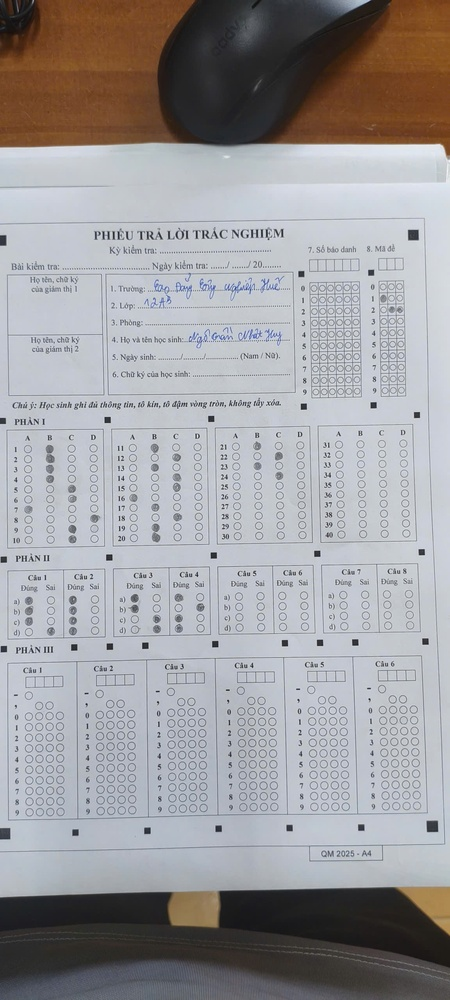
#> input picture anh/3e3accd013b192efcba0.jpg, 450 x 1000 px, shrunk from 1152 x 2560 before the run; its folder holds only this picture in this run
$ python batch_grade.py   (older library calls are emulated)
#> lines starting #> are read from the running program, lines starting #| are printed output that depends on the picture; after the words box and inside, x2 and y2 are one past the last pixel; in counts of white or black regions, pixels touching at a corner belong together
import os
import cv2
import numpy as np
import sys
import json
import time
from datetime import datetime
from pathlib import Path

REPO_ROOT = Path(__file__).resolve().parents[2]
ENGINE_DIR = REPO_ROOT / 'grading' / 'engine'
sys.path.insert(0, str(ENGINE_DIR))

# [20 lines left out: functions order_points, four_point_warp, not called in this run]

def detect_document_contour(frame):
    h, w = frame.shape[:2]
    img_area = h * w
    gray = cv2.cvtColor(frame, cv2.COLOR_BGR2GRAY)
    blur = cv2.GaussianBlur(gray, (5, 5), 0)

    def _find_quad(binary_img, min_ratio=0.08, max_ratio=0.98, poly_eps=0.02):
        kernel = cv2.getStructuringElement(cv2.MORPH_RECT, (9, 9))
        closed = cv2.morphologyEx(binary_img, cv2.MORPH_CLOSE, kernel)
        edges = cv2.Canny(closed, 30, 120)
        edges = cv2.dilate(edges, np.ones((5, 5), np.uint8), iterations=2)
        contours, _ = cv2.findContours(edges, cv2.RETR_LIST, cv2.CHAIN_APPROX_SIMPLE)
        contours = sorted(contours, key=cv2.contourArea, reverse=True)
        for cnt in contours:
            area = cv2.contourArea(cnt)
            if area < img_area * min_ratio or area > img_area * max_ratio: continue
            peri = cv2.arcLength(cnt, True)
            approx = cv2.approxPolyDP(cnt, poly_eps * peri, True)
            if len(approx) == 4: return approx
        return None

    # Try Strategy 1: Otsu
    _, otsu = cv2.threshold(blur, 0, 255, cv2.THRESH_BINARY + cv2.THRESH_OTSU)
    contour = _find_quad(otsu)
    strategy = "Otsu"

    # Strategy 2: Adaptive
    if contour is None:
        adapt = cv2.adaptiveThreshold(blur, 255, cv2.ADAPTIVE_THRESH_GAUSSIAN_C, cv2.THRESH_BINARY, 51, 10)
        contour = _find_quad(adapt, poly_eps=0.03)
        strategy = "Adaptive"

    # Strategy 3: Sobel
    if contour is None:
        sobelx = cv2.Sobel(blur, cv2.CV_64F, 1, 0, ksize=3)
        sobely = cv2.Sobel(blur, cv2.CV_64F, 0, 1, ksize=3)
        sobel = np.uint8(np.clip(np.sqrt(sobelx**2 + sobely**2), 0, 255))
        _, sobel_bin = cv2.threshold(sobel, 30, 255, cv2.THRESH_BINARY)
        contour = _find_quad(sobel_bin, min_ratio=0.05, poly_eps=0.04)
        strategy = "Sobel"

    return contour, strategy

def batch_process(image_dir, output_dir):
#> called with image_dir = 'anh', output_dir = 'anh/processed'
    os.makedirs(output_dir, exist_ok=True)
    images = [f for f in os.listdir(image_dir) if f.lower().endswith(('.jpg', '.jpeg', '.png'))]
    results = []

    print(f"Batch processing {len(images)} images in {image_dir}...")

    for img_name in images:
        path = os.path.join(image_dir, img_name)
        img = cv2.imread(path)
#> img is the input picture: shape (1000, 450, 3); mean B, G, R 159.7, 157.1, 158.3
        if img is None: continue

        print(f"Processing {img_name}...", end=" ", flush=True)
        contour, strategy = detect_document_contour(img)
#> in detect_document_contour, `_, otsu = cv2.threshold(blur, 0, 255, cv2.THRESH_BINARY + cv2.THRESH_O..`:
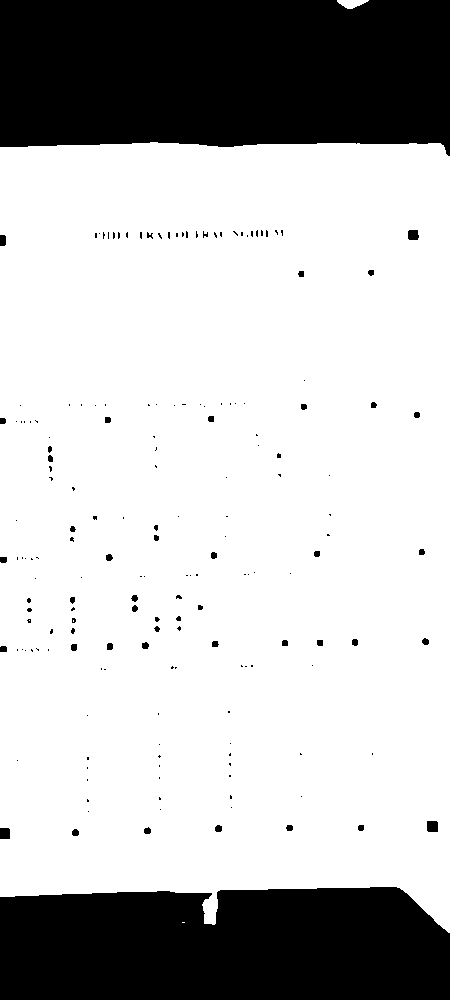
#> otsu: shape (1000, 450); 74.5% white; 178 black regions (134 under 20 px), largest, box (x1, y1, x2, y2) and area: (0, 0, 450, 156) 64849, (0, 887, 450, 1000) 47513, (427, 821, 438, 832) 119
#> in _find_quad, `contours, _ = cv2.findContours(edges, cv2.RETR_LIST, cv2.CHAIN_APPROX_..`: contours = 9 contours, 1 with area under 20; largest, box (x1, y1, x2, y2) and area: (0, 882, 450, 937) 4628, (0, 137, 450, 154) 3789, (332, 0, 373, 13) 369, (422, 816, 442, 836) 356, (404, 225, 422, 244) 303, (0, 823, 14, 843) 233, (0, 230, 10, 250) 168, (177, 917, 189, 928) 109
#> the loop in _find_quad, `for cnt in contours:` made 9 passes
#> area on passes 1 to 8: 4628.5, 3789, 369, 356, 303, 233, 168.5, 109
#> in detect_document_contour, `adapt = cv2.adaptiveThreshold(blur, 255, cv2.ADAPTIVE_THRESH_GAUSSIAN_..`:
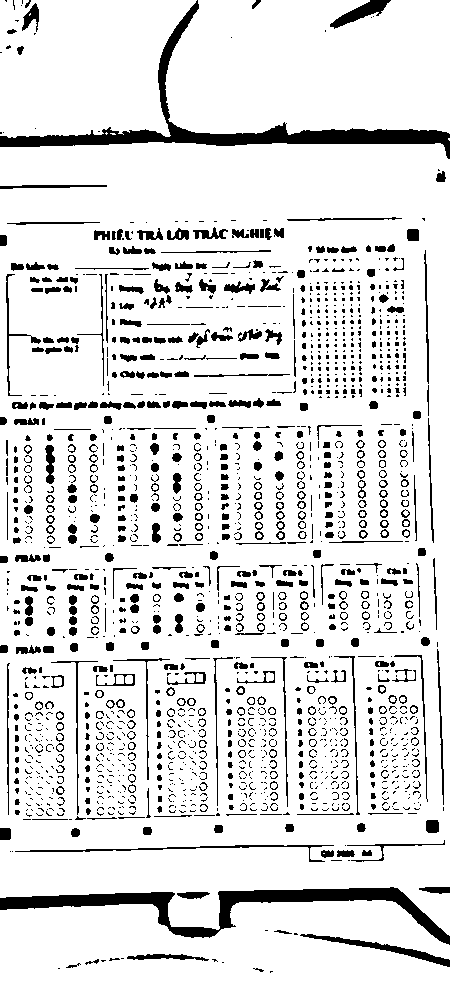
#> adapt: shape (1000, 450); 88% white; 1715 black regions (1090 under 20 px), largest, box (x1, y1, x2, y2) and area: (0, 0, 450, 159) 6656, (0, 887, 450, 945) 5867, (300, 934, 450, 967) 845
#> call 2 of _find_quad, with min_ratio = 0.08, max_ratio = 0.98, poly_eps = 0.03
#> in _find_quad (call 2), `edges = cv2.dilate(edges, np.ones((5, 5), np.uint8), iterations=2)`:
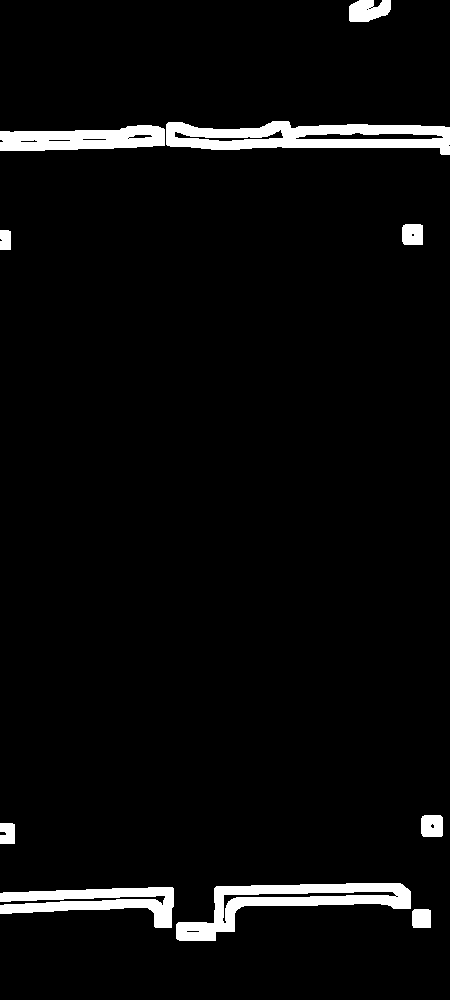
#> edges: shape (1000, 450); 4.4% white; 10 white regions
#> in _find_quad (call 2), `contours, _ = cv2.findContours(edges, cv2.RETR_LIST, cv2.CHAIN_APPROX_..`: contours = 25 contours, 7 with area under 20; largest, box (x1, y1, x2, y2) and area: (166, 121, 450, 155) 6187, (176, 883, 411, 941) 5202, (0, 887, 174, 928) 3234, (0, 125, 165, 151) 3069, (295, 132, 444, 140) 758
#> the loop in _find_quad (call 2), `for cnt in contours:` made 25 passes
#> area on passes 1 to 8: 6187, 5202, 3233.5, 3069, 758, 745, 675, 431.5
#> in detect_document_contour, `sobely = cv2.Sobel(blur, cv2.CV_64F, 0, 1, ksize=3)`:
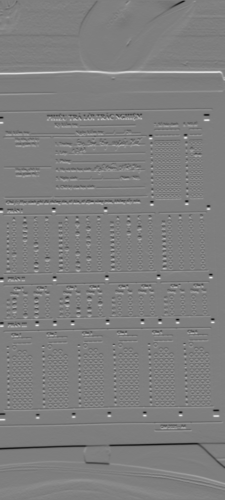
#> sobely: shape (1000, 450) float64 (shown at 1/2 size); min -387, max 391, mean 0.2; drawn with min black and max white
#> in detect_document_contour, `sobel = np.uint8(np.clip(np.sqrt(sobelx**2 + sobely**2), 0, 255))`:
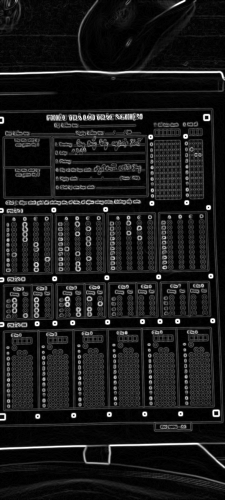
#> sobel: shape (1000, 450) (shown at 1/2 size); min 0, max 255, mean 25.9
#> call 3 of _find_quad, with min_ratio = 0.05, max_ratio = 0.98, poly_eps = 0.04
#> in _find_quad (call 3), `closed = cv2.morphologyEx(binary_img, cv2.MORPH_CLOSE, kernel)`:
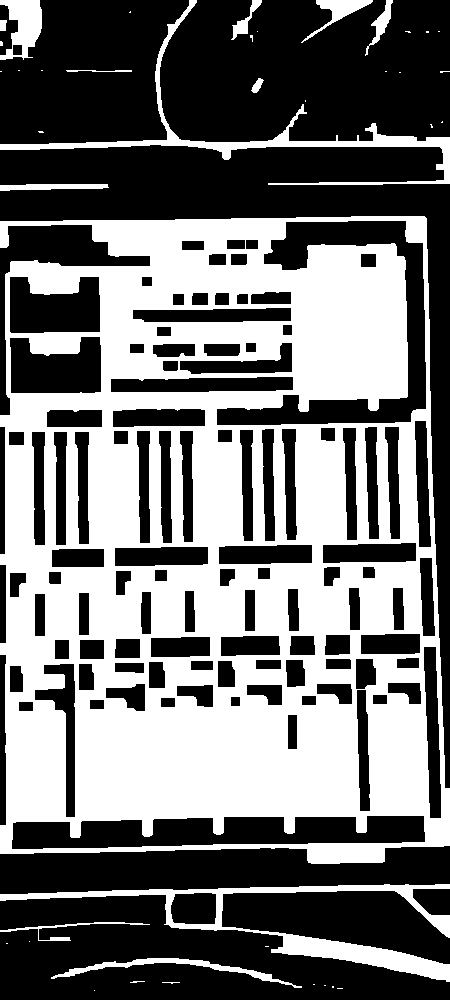
#> closed: shape (1000, 450); 44.6% white; 40 white regions (26 under 20 px), largest, box (x1, y1, x2, y2) and area: (0, 216, 450, 864) 182730, (0, 884, 450, 982) 7161, (0, 0, 450, 185) 5052
#> in _find_quad (call 3), `edges = cv2.dilate(edges, np.ones((5, 5), np.uint8), iterations=2)`:
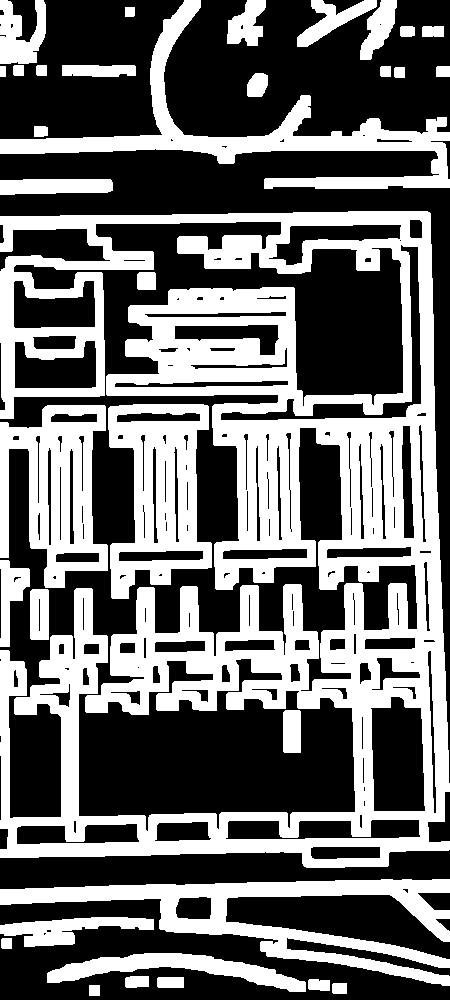
#> edges: shape (1000, 450); 41.5% white; 34 white regions
#> in _find_quad (call 3), `contours, _ = cv2.findContours(edges, cv2.RETR_LIST, cv2.CHAIN_APPROX_..`: contours = 187 contours, 35 with area under 20; largest, box (x1, y1, x2, y2) and area: (0, 211, 450, 868) 146810, (0, 879, 450, 986) 13774, (108, 404, 212, 599) 13414, (0, 0, 450, 189) 12608, (0, 405, 108, 588) 12216
#> the loop in _find_quad (call 3), `for cnt in contours:` made 187 passes
#> area on passes 2 to 4: 13774.5, 13414.5, 12608
#> strategy = 'Sobel'

        if contour is not None:
            warped = four_point_warp(img, contour)
            if warped is not None:
                warp_name = f"warped_{img_name}"
                warp_path = os.path.join(output_dir, warp_name)
                cv2.imwrite(warp_path, warped)

                abs_warp_path = os.path.abspath(warp_path)
                hi_path = str(ENGINE_DIR / 'hi.py')
                os.system(f'python "{hi_path}" "{abs_warp_path}" --silent')

                results.append({
                    "image": img_name,
                    "status": "Success",
                    "strategy": strategy,
                    "warped_file": warp_name
                })
                print(f"[OK] Strategy: {strategy}")
            else:
                results.append({"image": img_name, "status": "Warp Failed", "strategy": strategy})
                print("[FAILED] Warp error")
        else:
            results.append({"image": img_name, "status": "Not Found", "strategy": "N/A"})
            print("[FAILED] No document found")

    return results

if __name__ == "__main__":
    image_folder = str(REPO_ROOT / "anh")
    processed_folder = str(REPO_ROOT / "anh" / "processed")
    final_results = batch_process(image_folder, processed_folder)

    print("\n" + "="*50)
    print(f"{'IMAGE':<20} | {'STATUS':<10} | {'STRATEGY':<10}")
    print("-"*50)
    for res in final_results:
        print(f"{res['image']:<20} | {res['status']:<10} | {res['strategy']:<10}")
    print("="*50)
    print(f"Done. Processed images saved in {processed_folder}")

$ run again, on anh/f15599be46dfc7819ece.jpg
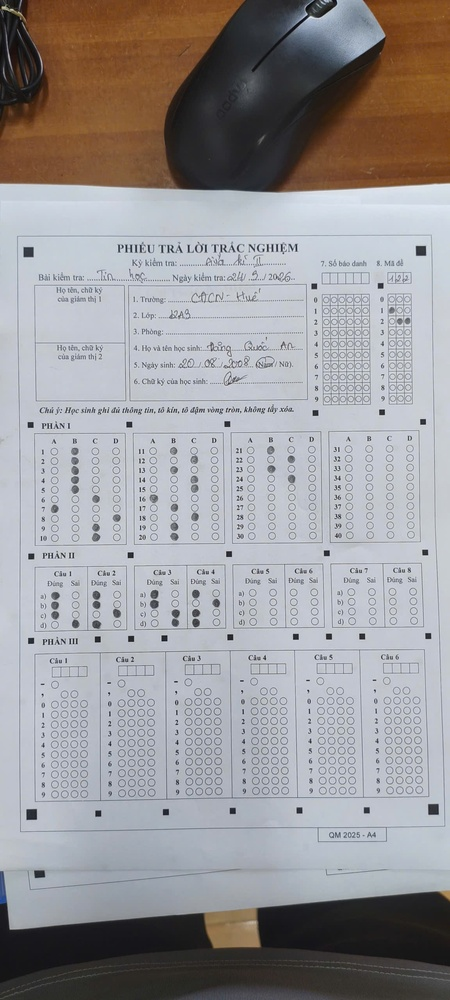
#> input picture anh/f15599be46dfc7819ece.jpg, 450 x 1000 px, shrunk from 1152 x 2560 before the run
#> in batch_process, img is the input picture: shape (1000, 450, 3); mean B, G, R 154.8, 152.6, 154.7
#> in detect_document_contour, `_, otsu = cv2.threshold(blur, 0, 255, cv2.THRESH_BINARY + cv2.THRESH_O..`:
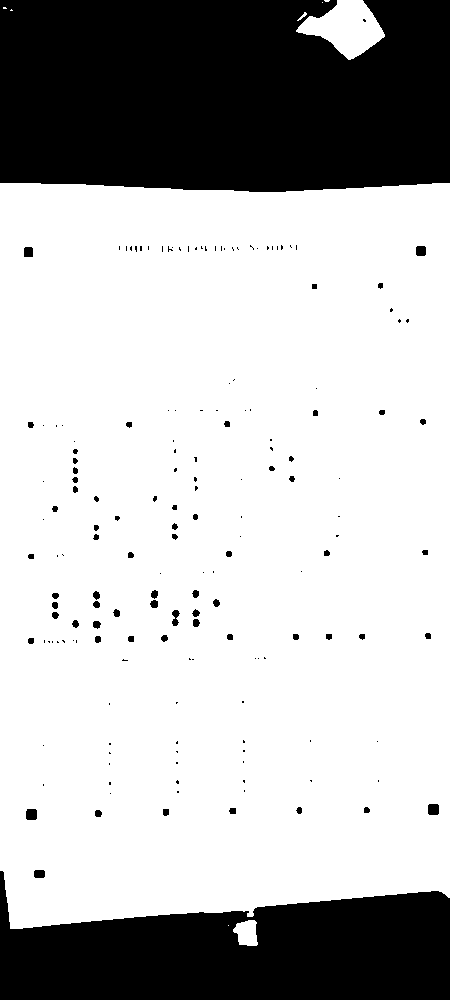
#> otsu: shape (1000, 450); 72.3% white; 170 black regions (105 under 20 px), largest, box (x1, y1, x2, y2) and area: (0, 0, 450, 192) 81290, (0, 871, 450, 1000) 40280, (428, 804, 439, 815) 117
#> closed: shape (1000, 450); 73% white; 5 black regions, box (x1, y1, x2, y2) and area: (0, 0, 450, 192) 81140, (0, 880, 450, 1000) 40188, (428, 804, 439, 815) 117, (27, 809, 37, 820) 108, (24, 248, 33, 257) 81
#> contours = 10 contours, 2 with area under 20; largest, box (x1, y1, x2, y2) and area: (0, 875, 450, 950) 5369, (0, 178, 450, 196) 3736, (292, 0, 389, 64) 2182, (423, 799, 443, 819) 354, (22, 804, 41, 824) 338, (19, 243, 37, 261) 286, (240, 924, 253, 942) 148, (0, 2, 17, 14) 145
#> the loop in _find_quad, `for cnt in contours:` made 10 passes
#> area on passes 1 to 8: 5369, 3736, 2181.5, 354, 338, 286, 147.5, 145
#> adapt: shape (1000, 450); 88.5% white; 1689 black regions (1141 under 20 px), largest, box (x1, y1, x2, y2) and area: (0, 0, 450, 192) 7373, (0, 871, 450, 958) 6038, (331, 0, 395, 80) 1063
#> closed: shape (1000, 450); 97.2% white; 18 black regions, largest, box (x1, y1, x2, y2) and area: (257, 892, 446, 947) 2589, (12, 914, 205, 941) 2305, (295, 170, 450, 191) 2097
#> contours = 32 contours, 14 with area under 20; largest, box (x1, y1, x2, y2) and area: (0, 164, 450, 196) 8386, (218, 887, 450, 962) 5333, (0, 877, 213, 951) 4915, (160, 88, 189, 139) 1027, (345, 43, 383, 75) 897
#> the loop in _find_quad (call 2), `for cnt in contours:` made 32 passes
#> area on passes 1 to 8: 8385.5, 5333, 4915, 1027, 897, 661.5, 537.5, 423
#> sobel_bin: shape (1000, 450); 28.3% white; 397 white regions (188 under 20 px), largest, box (x1, y1, x2, y2) and area: (32, 647, 431, 804) 27421, (32, 240, 371, 403) 12213, (15, 233, 447, 844) 8605
#> closed: shape (1000, 450); 44.1% white; 50 white regions (36 under 20 px), largest, box (x1, y1, x2, y2) and area: (15, 233, 450, 844) 172801, (0, 866, 450, 983) 8432, (0, 0, 51, 138) 4866
#> contours = 191 contours, 56 with area under 20; largest, box (x1, y1, x2, y2) and area: (10, 228, 450, 848) 261259, (20, 401, 422, 814) 101706, (0, 861, 450, 1000) 21092, (56, 581, 328, 706) 16980, (40, 236, 296, 384) 16504
#> the loop in _find_quad, `for cnt in contours:` made 1 pass
#> (area, peri, approx) on pass 1: (261259, 2146.2, [[436, 229], [11, 231], [15, 837], [449, 831]])
#> in detect_document_contour, `contour = _find_quad(sobel_bin, min_ratio=0.05, poly_eps=0.04)`: contour = [[436, 229], [11, 231], [15, 837], [449, 831]]
#> in batch_process, `contour, strategy = detect_document_contour(img)`: strategy = 'Sobel'
#> pts = [[436, 229], [11, 231], [15, 837], [449, 831]]
#> s = [665, 242, 852, 1280]
#> diff = [-207, 220, 822, 382]
#> rect = [[11, 231], [436, 229], [449, 831], [15, 837]]
#> tl = [11, 231]; tr = [436, 229]; br = [449, 831]; bl = [15, 837]
#> maxW = 434
#> maxH = 606
#> dst = [[0, 0], [433, 0], [433, 605], [0, 605]]
#> M = [[1.02, -0.00674, -9.67], [0.00484, 1.03, -237.5], [-1.5e-05, 3.57e-05, 1]]
#> in four_point_warp, `return cv2.warpPerspective(image, M, (maxW, maxH))`:
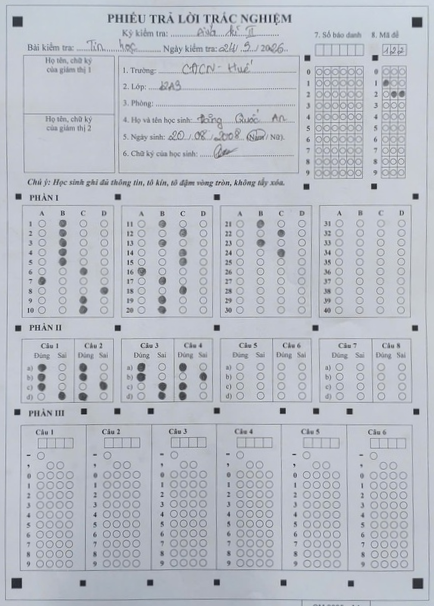
#> returned value: shape (606, 434, 3); mean of channels 0, 1, 2 197.4, 188.6, 184.2; drawn as B, G, R
#| [OK] Strategy: Sobel
#> final_results = 1 item
#> the loop `for res in final_results:` made 1 pass
#| f15599be46dfc7819ece.jpg | Success    | Sobel
